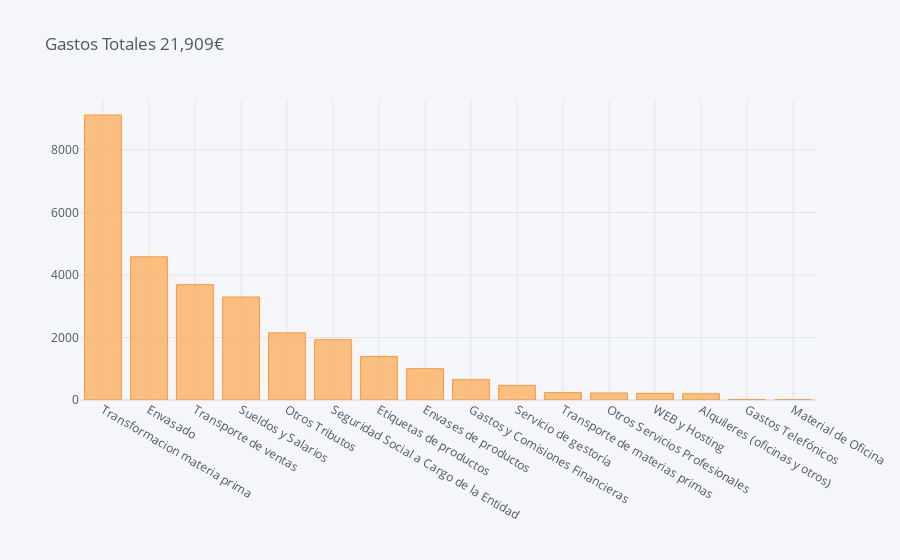

Notebook code for this chart:
### Code cell
expense[expense['intervencion']=='Espagne General 2020'
       ].sort_values('cantidad',ascending=False
                    ).iplot(kind='bar',x='categoria',y='cantidad',title='Gastos Totales 21,909€'
                           )

### Figure 1 — Plotly figure (JSON) as saved in the notebook; plotly's stock layout.template omitted (floating-point values rounded to 4 significant figures)
{"data": [{"marker": {"color": "rgba(255, 153, 51, 0.6)", "line": {"color": "rgba(255, 153, 51, 1.0)", "width": 1}}, "name": "cantidad", "orientation": "v", "text": "", "type": "bar", "x": ["Transformacion materia prima", "Envasado", "Transporte de ventas", "Sueldos y Salarios", "Otros Tributos", "Seguridad Social a Cargo de la Entidad", "Etiquetas de productos", "Envases de productos", "Gastos y Comisiones Financieras", "Servicio de gestoría", "Transporte de materias primas", "Otros Servicios Profesionales", "WEB y Hosting", "Alquileres (oficinas y otros)", "Gastos Telefónicos", "Material de Oficina"], "y": [9120.0, 4583.0, 3690.0, 3296.0, 2149.0, 1931.0, 1392.0, 1003.0, 650.1, 467.9, 237.6, 224.2, 210.2, 199.7, 15.24, 7.74]}], "layout": {"legend": {"bgcolor": "#F5F6F9", "font": {"color": "#4D5663"}}, "paper_bgcolor": "#F5F6F9", "plot_bgcolor": "#F5F6F9", "title": {"font": {"color": "#4D5663"}, "text": "Gastos Totales 21,909€"}, "xaxis": {"gridcolor": "#E1E5ED", "showgrid": true, "tickfont": {"color": "#4D5663"}, "title": {"font": {"color": "#4D5663"}, "text": ""}, "zerolinecolor": "#E1E5ED"}, "yaxis": {"gridcolor": "#E1E5ED", "showgrid": true, "tickfont": {"color": "#4D5663"}, "title": {"font": {"color": "#4D5663"}, "text": ""}, "zerolinecolor": "#E1E5ED"}}}
